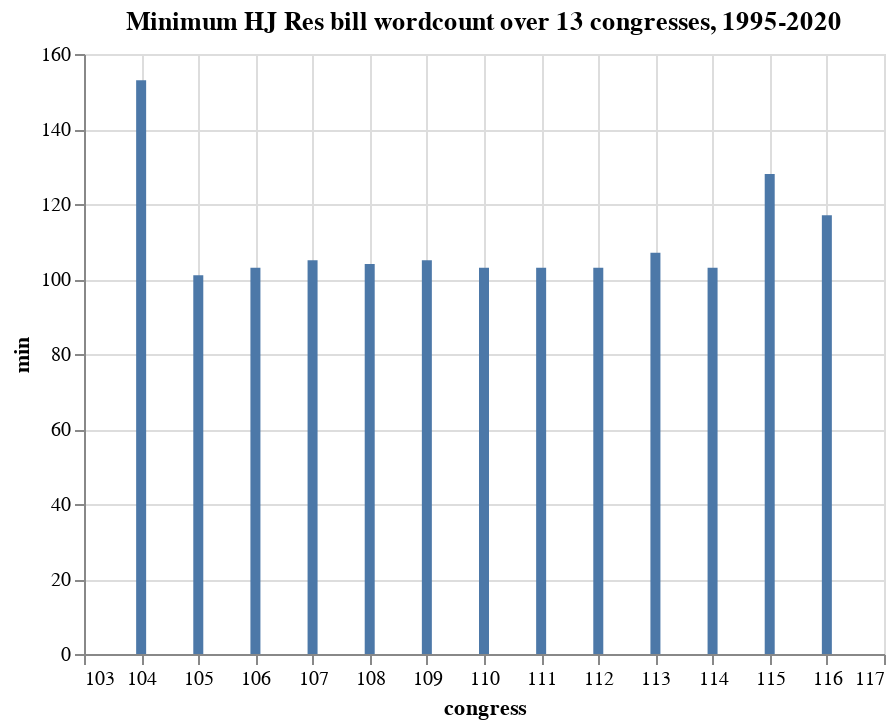

Here is the notebook cell this chart was saved with:
### Markdown cell above
#### Graphing the minimum senate word count by congress

### Code cell
alt.Chart(summary).mark_bar().encode(
    x='congress',
    y='min'
).properties(
    title='Minimum HJ Res bill wordcount over 13 congresses, 1995-2020'
)

### Figure 1 — Vega-Lite specification as saved in the notebook (floating-point values rounded to 4 significant figures)
{"config": {"view": {"continuousWidth": 400, "continuousHeight": 300}}, "data": {"name": "data-d28dd3947dabdbc2ff6c0abe7cc9ff90"}, "mark": "bar", "encoding": {"x": {"type": "quantitative", "field": "congress"}, "y": {"type": "quantitative", "field": "min"}}, "title": "Minimum HJ Res bill wordcount over 13 congresses, 1995-2020", "$schema": "https://vega.github.io/schema/vega-lite/v4.8.1.json", "datasets": {"data-d28dd3947dabdbc2ff6c0abe7cc9ff90": [{"congress": 104, "mean": 1034.0, "median": 286.5, "max": 3038.0, "min": 153.0}, {"congress": 105, "mean": 900.7, "median": 178.5, "max": 6049.0, "min": 101.0}, {"congress": 106, "mean": 339.7, "median": 134.5, "max": 2288.0, "min": 103.0}, {"congress": 107, "mean": 513.3, "median": 242.0, "max": 2210.0, "min": 105.0}, {"congress": 108, "mean": 14980.0, "median": 329.0, "max": 261400.0, "min": 104.0}, {"congress": 109, "mean": 405.2, "median": 189.5, "max": 2868.0, "min": 105.0}, {"congress": 110, "mean": 3436.0, "median": 284.5, "max": 26640.0, "min": 103.0}, {"congress": 111, "mean": 1159.0, "median": 392.0, "max": 9646.0, "min": 103.0}, {"congress": 112, "mean": 2196.0, "median": 1862.0, "max": 5582.0, "min": 103.0}, {"congress": 113, "mean": 2506.0, "median": 321.5, "max": 17800.0, "min": 107.0}, {"congress": 114, "mean": 126.7, "median": 104.0, "max": 173.0, "min": 103.0}, {"congress": 115, "mean": 458.9, "median": 149.5, "max": 5098.0, "min": 128.0}, {"congress": 116, "mean": 28040.0, "median": 177.5, "max": 222000.0, "min": 117.0}]}}
